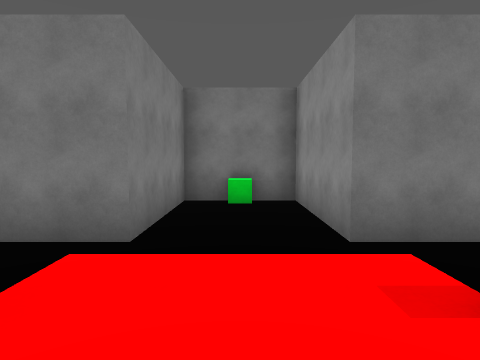
View 1 (above)

16 first-person views from a walk through a scene from a Unity 3-D project. The camera is 1.4 m above the floor, tilts 4° down and sees 75° across. The floor is counted in squares, 2 m on a side. Each view is taken from the middle of a square. On the plan, view 1 faces up. The plan holds only what a view shows up to about 10 squares ahead; the rest is blank. The place goes on beyond the plan. The player character is not drawn.

View 2
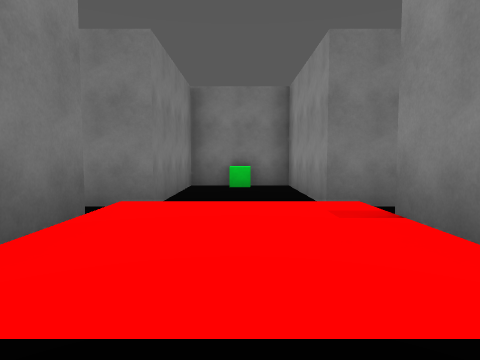

View 3
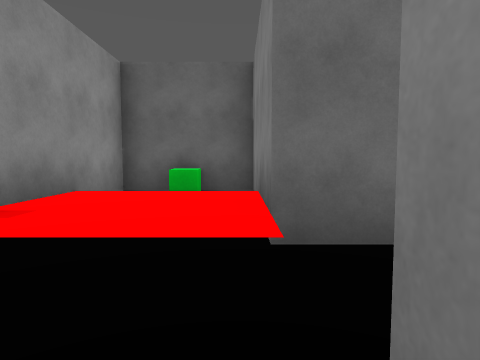

View 4
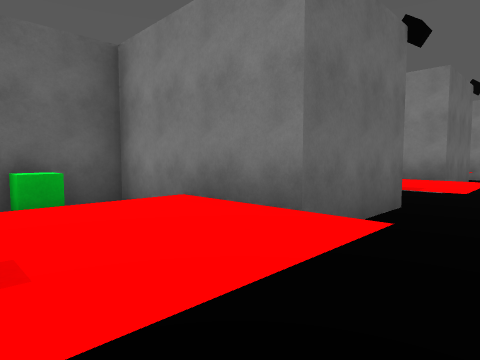

View 5
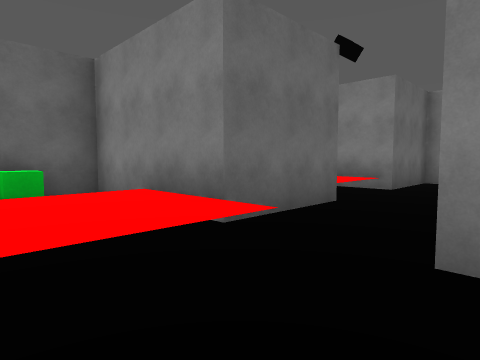

View 6
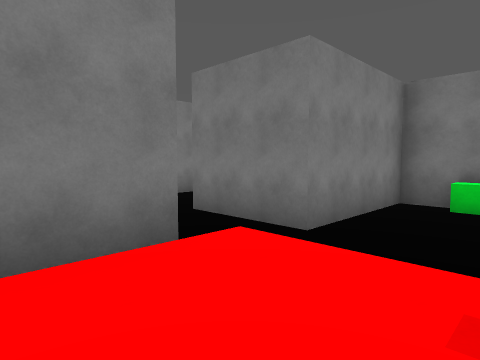

View 7
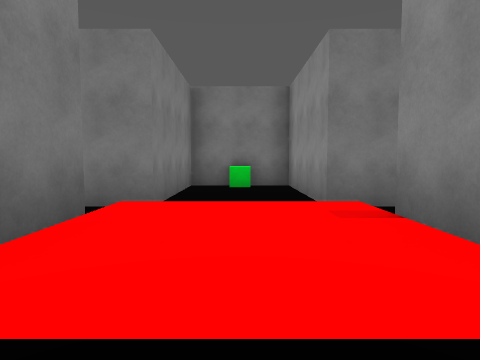

View 8
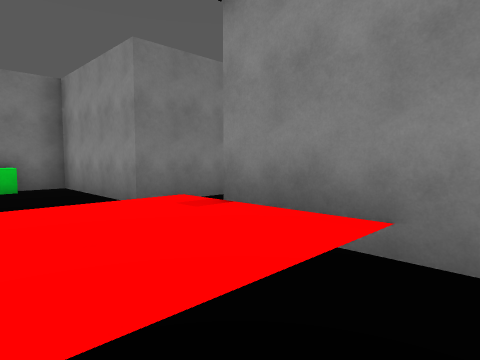

View 9
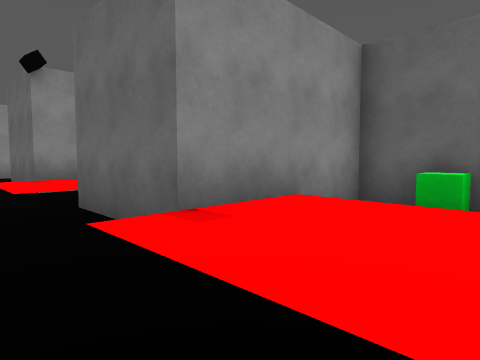

View 10
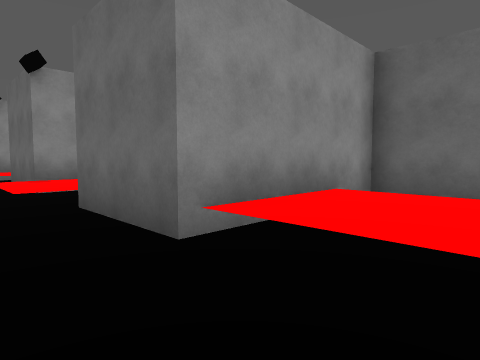

View 11
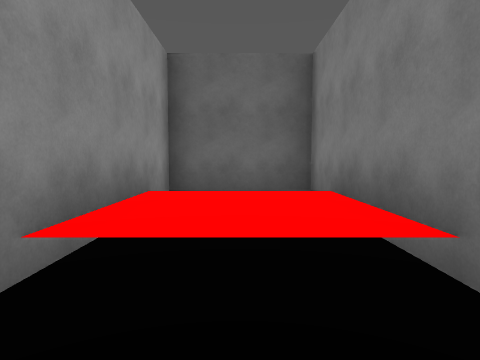

View 12
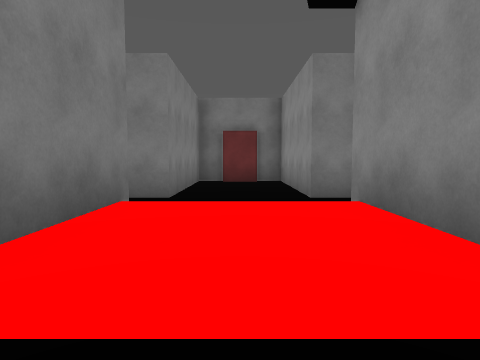

View 13
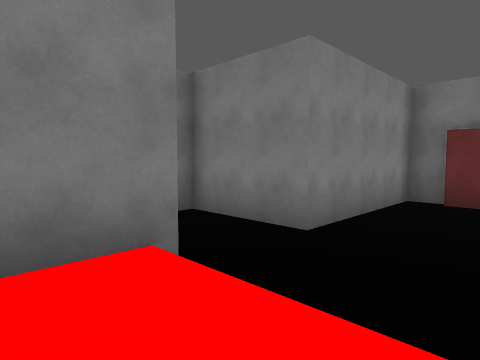

View 14
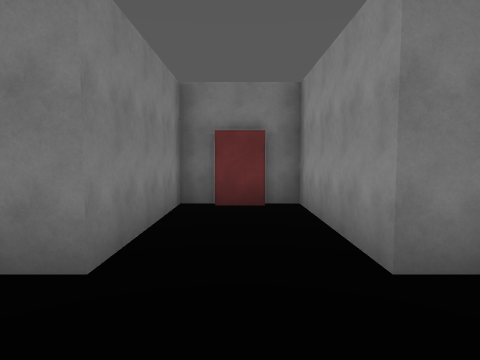

View 15
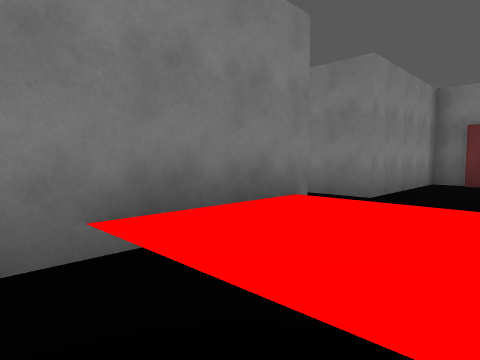

View 16
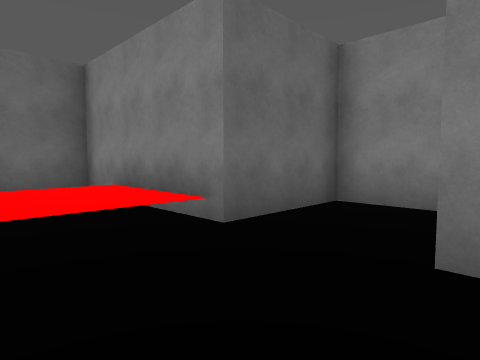

### Floor plan
Key: @ floor where view 1 was taken; # wall or solid block; . main floor; - floor 0.5 m lower than the main floor.
Columns run from 14 left of view 1 to 3 right of it. Each row starts with its distance up from view 1.
  8    ###
  7   #   #####  ###
  6   #   ##   ##   #
  5   #   ##   ##   #
  4 ###  -## --##-  ##
  3 # ---  ---  -  --
  2 #  --- -...--...-
  1 ###...##...##...##
  0   #...##...##.@.#
 -1   #...##-- ## - #
 -2   # --#####  ###
 -3    ###

Where each view was taken, in squares from view 1:
view 1: 0 up, 0 right, facing up
view 2: 1 down, 0 right, facing up
view 3: 4 up, 1 left, facing down
view 4: 3 up, 1 right, facing down-left
view 5: 4 up, 4 left, facing down-left
view 6: 0 up, 4 left, facing up-left
view 7: 1 down, 5 left, facing up
view 8: 1 down, 6 left, facing up-right
view 9: 3 up, 6 left, facing down-right
view 10: 3 up, 11 left, facing down-right
view 11: 3 up, 10 left, facing down
view 12: 2 down, 10 left, facing up
view 13: 0 up, 9 left, facing up-left
view 14: 1 up, 10 left, facing up
view 15: 2 down, 9 left, facing up-left
view 16: 4 up, 9 left, facing down-left
